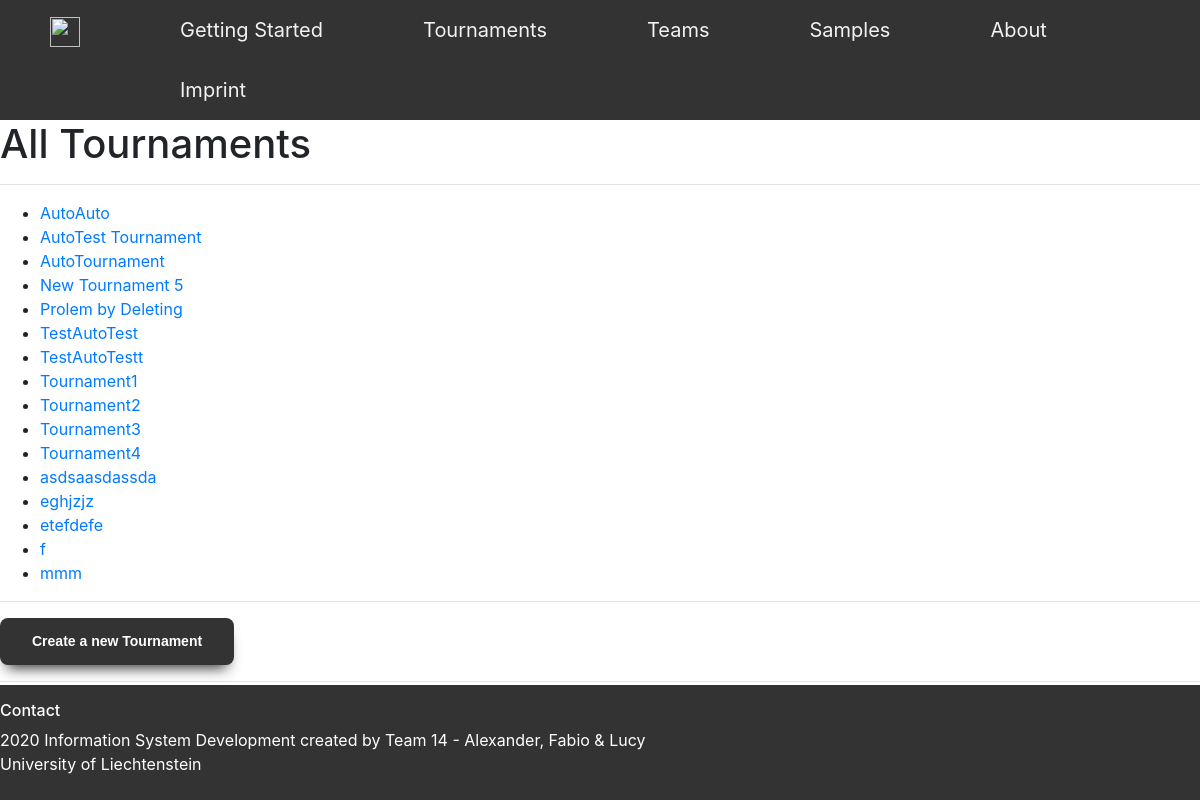
The app's page /Tournament/ with its own data.
### Tournament/models.py (models this page shows, shortened)
class Tournament(models.Model):
    TOURNAMENT_CHOICES = (
        ('8 Teams', '8 Teams'),
        ('16 Teams', '16 Teams'),
        ('32 Teams', '32 Teams'),
    )
    TournamentName = models.CharField(max_length=120)
    TournamentSize = models.CharField(max_length=120, choices=TOURNAMENT_CHOICES, default='Tournamentsize')

### Tournament/views.py (the view)
# urls.py: path('', (views.TournamentAllView.as_view()), name='Overview'),
class TournamentAllView(generic.ListView):
    template_name = 'Tournament/TournamentOverview.html'
    def get_queryset(self):
        return Tournament.objects.all().order_by('TournamentName')

### templates/Tournament/TournamentOverview.html
{% extends 'Base/base_3_content.html' %}
{% load static %}
{% block mainContent %}
    <h1>All Tournaments</h1>
{% endblock %}
{% block mainContent2 %}
{% if tournament_list %}
    <ul>
    {% for tournament in tournament_list %}
    <li><a href="{% url 'Tournament:Details' tournament.id %}">{{ tournament.TournamentName }}</a></li>
    {% endfor %}
    </ul>
{% else %}
    <p>No Tournaments created yet.</p>
{% endif %}
{% endblock %}
{% block mainContent3 %}
    <a href="{% url 'Tournament:Create' %}" class="StandardBtn">Create a new Tournament</a>
{% endblock %}

### static/styles.css (style rules this page uses)
.StandardBtn { box-shadow: 0px 10px 14px -7px #333; background-color:#333; border-radius:8px; display:inline-block; cursor:pointer; color:#ffffff; font-family:Arial; font-size:14px; font-weight:bold; padding:13px 32px; text-decoration:none; text-shadow:0px; }

### records on screen
Tournament: TournamentName "AutoAuto"
Tournament: TournamentName "AutoTest Tournament"
Tournament: TournamentName "AutoTournament"
Tournament: TournamentName "New Tournament 5"
Tournament: TournamentName "Prolem by Deleting"
Tournament: TournamentName "TestAutoTest"
Tournament: TournamentName "TestAutoTestt"
Tournament: TournamentName "Tournament1"
Tournament: TournamentName "Tournament2"
Tournament: TournamentName "Tournament3"
Tournament: TournamentName "Tournament4"
Tournament: TournamentName "asdsaasdassda"
Tournament: TournamentName "eghjzjz"
Tournament: TournamentName "etefdefe"
Tournament: TournamentName "f"
Tournament: TournamentName "mmm"
